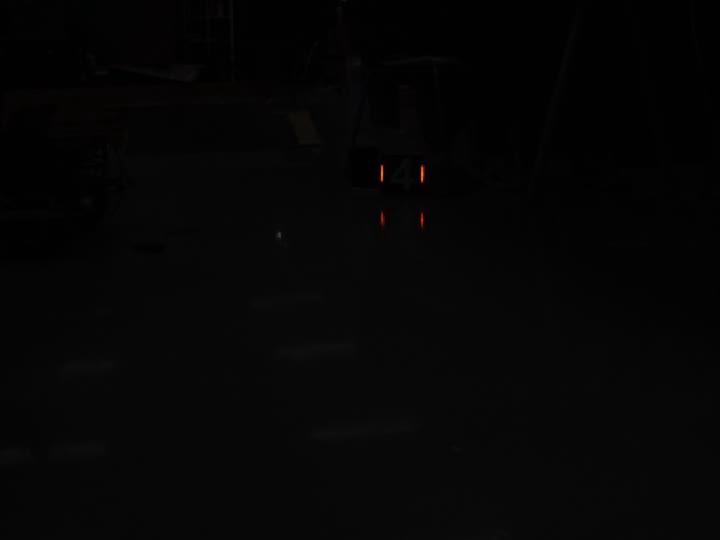
//> input picture frame 10 of build/test.avi, 720 x 540 px
$ ./main   (built with g++ and OpenCV 4)
//> lines starting //> are read from the running program, lines starting //| are printed output that depends on the picture; after the words box and inside, x2 and y2 are one past the last pixel; in counts of white or black regions, pixels touching at a corner belong together
#include<iostream>
#include<opencv2/opencv.hpp>
using namespace std;
using namespace cv;
int main(){
    VideoCapture cap("test.avi");

    if(!cap.isOpened()) {
        cout<<"Errors:the video failed to be opened.Please check the filename and the route."<<endl;
        return -1;
    }
    Mat frame;

    while(true){
        cap>>frame;
//> frame is the input picture: 540 rows x 720 cols, CV_8UC3; mean B, G, R 5.1, 5.1, 5.2
        if(frame.empty()) break;
    Mat frameHSV;
    Mat mask;


     cvtColor(frame,frameHSV,COLOR_BGR2HSV);
//> frameHSV: 540 rows x 720 cols, CV_8UC3; mean H, S, V 5.8, 6.2, 5.3
     Scalar lower_red(0,80,80);
     Scalar upper_red(10,255,255);

    inRange(frameHSV,lower_red,upper_red,mask);
//> mask: 540 rows x 720 cols, CV_8UC1; 0.03% white in thin lines or dots, all inside (x1, y1, x2, y2) = (380, 165, 424, 224)

    Mat kernel = getStructuringElement(MORPH_RECT,Size(7,7));

        morphologyEx(mask,mask,MORPH_CLOSE,kernel);
//> mask: 540 rows x 720 cols, CV_8UC1; 0.04% white; 4 white regions


vector<vector<Point>> contours;
        findContours(mask,contours,RETR_EXTERNAL,CHAIN_APPROX_SIMPLE);
//> contours = 4 contours, 2 with area under 20; largest, box (x1, y1, x2, y2) and area: (380, 165, 384, 182) 42, (420, 166, 424, 182) 32
vector<RotatedRect>valid_light_bars;


vector<Point2f> topPoints;
vector<Point2f> bottomPoints;


for(size_t i = 0;i<contours.size();i++){
    double area = contourArea(contours[i]);

    if(area < 20)  continue;

RotatedRect rRect = minAreaRect(contours[i]);

valid_light_bars.push_back(rRect);
}
//> this loop made 4 passes
//> (area, rRect) on passes 3 to 4: (32.5, centre (421.5, 173.5), size (15, 3), angle -90), (41.5, centre (381.5, 173), size (16, 3), angle -90)

if(valid_light_bars.size() == 2){

for(int i = 0;i< 2;i++){
Point2f pts[4];
valid_light_bars[i].points(pts);
Point2f top_pt = pts[0],bottom_pt = pts[0];
for(int k = 1;k<4;k++){
    if(pts[k].y<top_pt.y) top_pt = pts[k];
    if(pts[k].y>bottom_pt.y) bottom_pt = pts[k];
}
Point2f ntop_pt;
Point2f nbottom_pt;
   ntop_pt.y = top_pt.y;
   nbottom_pt.y = bottom_pt.y;
   ntop_pt.x = valid_light_bars[i].center.x;
   nbottom_pt.x = valid_light_bars[i].center.x;

topPoints.push_back(ntop_pt);
bottomPoints.push_back(nbottom_pt);
}
//> this loop made 2 passes
//> (top_pt, bottom_pt) on passes 1 to 2: (Point(420, 166), Point(423, 181)), (Point(380, 165), Point(383, 181))


Point2f pts1[4],pts2[4];
vector<Point2f> allpoints;
    valid_light_bars[0].points(pts1);
//> pts1 = 4 Points (x, y): [423, 181], [420, 181], [420, 166], [423, 166]
    valid_light_bars[1].points(pts2);
//> pts2 = 4 Points (x, y): [383, 181], [380, 181], [380, 165], [383, 165]
for(int k = 0;k<4;k++){
    allpoints.push_back(pts1[k]);
    allpoints.push_back(pts2[k]);
}

RotatedRect big_rect = minAreaRect(allpoints);
//> big_rect = centre (401.5, 173), size (16, 43), angle -90

vector<Point2f> Final2;
Point2f finalpoints[4];

for(int i = 0;i<2;i++){
    Final2.push_back(topPoints[i]);
}
for(int i = 1;i>=0;i--){
    Final2.push_back(bottomPoints[i]);
}


big_rect.points(finalpoints);
//> finalpoints = 4 Points (x, y): [423, 181], [380, 181], [380, 165], [423, 165]

for(int i = 0;i<4;i++){
    //line(frame,finalpoints[i],finalpoints[(i+1) % 4],Scalar(0,255,0),2);
     line(frame,Final2[i],Final2[(i+1) % 4],Scalar(0,255,0),2);
}
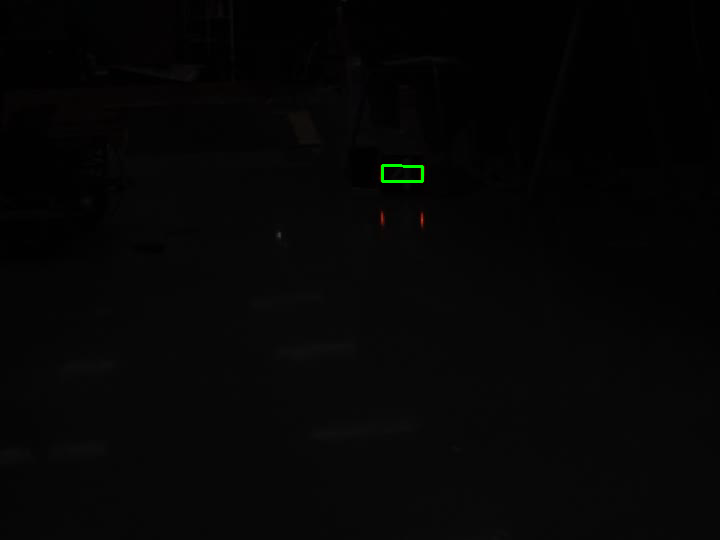
//> frame: 540 rows x 720 cols, CV_8UC3; 0.08% of pixels changed, all inside (x1, y1, x2, y2) = (381, 164, 424, 183)


}
        imshow("Video playback",frame);
        if(waitKey(30) == 27)  break;
//> the Esc key is pressed

    }
cap.release();
destroyAllWindows();

return 0;

}

$ run again, starting later in the video
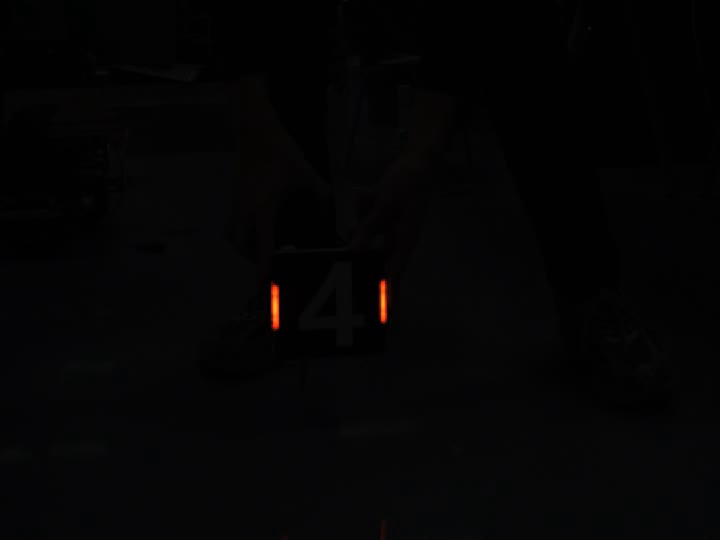
//> input picture frame 45 of build/test.avi, 720 x 540 px
//> frame is the input picture: 540 rows x 720 cols, CV_8UC3; mean B, G, R 4.2, 4, 4.4
//> frameHSV: 540 rows x 720 cols, CV_8UC3; mean H, S, V 24.9, 19.1, 4.6
//> contours = 2 contours; box (x1, y1, x2, y2) and area: (271, 284, 280, 330) 328, (379, 280, 388, 324) 260
//> the loop `for(size_t i = 0;i<contours.size();i++)` made 2 passes
//> (area, rRect) on passes 1 to 2: (327.5, centre (275, 306.5), size (45, 8), angle -90), (259.5, centre (383, 301.5), size (43, 8), angle -90)
//> the loop `for(int i = 0;i< 2;i++)` made 2 passes
//> (top_pt, bottom_pt) on passes 1 to 2: (Point(271, 284), Point(279, 329)), (Point(379, 280), Point(387, 323))
//> pts1 = 4 Points (x, y): [279, 329], [271, 329], [271, 284], [279, 284]
//> pts2 = 4 Points (x, y): [387, 323], [379, 323], [379, 280], [387, 280]
//> big_rect = centre (329, 304.5), size (117.7, 45.3), angle -2.1
//> finalpoints = 4 Points (x, y): [271, 329.3], [269.3, 284.1], [387, 279.7], [388.7, 324.9]
//> after the loop `for(int i = 0;i<4;i++)`:
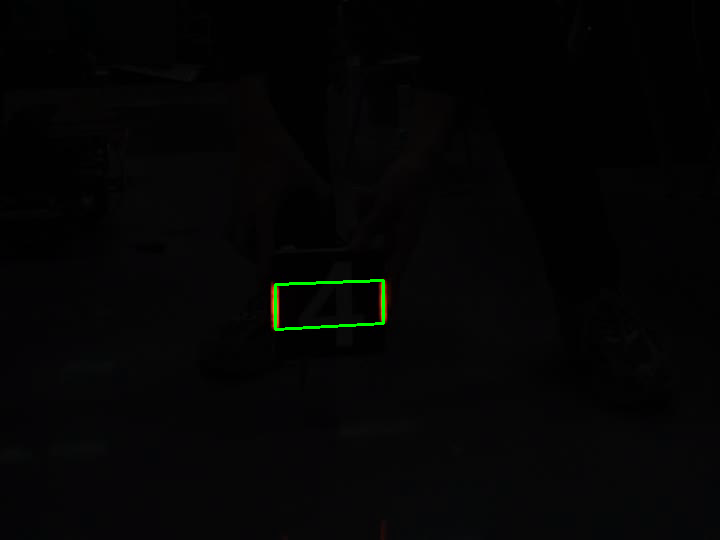
//> frame: 540 rows x 720 cols, CV_8UC3; 0.23% of pixels changed, all inside (x1, y1, x2, y2) = (274, 279, 385, 331)

$ run again, starting later in the video
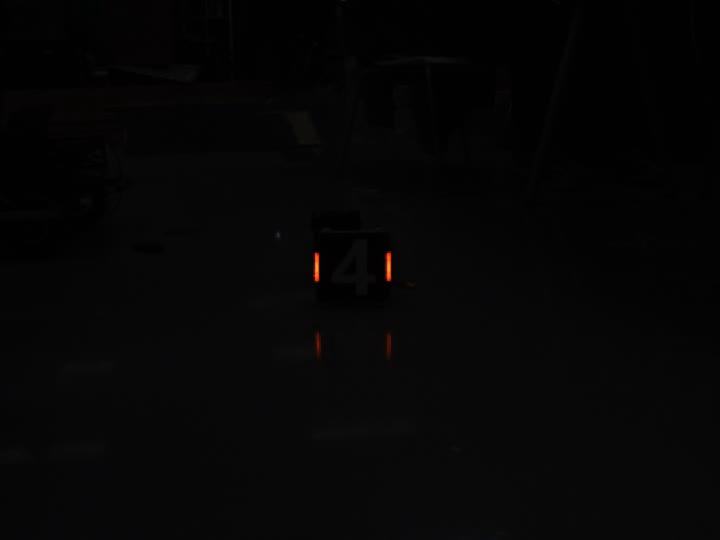
//> input picture frame 80 of build/test.avi, 720 x 540 px
//> frame is the input picture: 540 rows x 720 cols, CV_8UC3; mean B, G, R 5.4, 5.4, 5.6
//> frameHSV: 540 rows x 720 cols, CV_8UC3; mean H, S, V 7.3, 6.1, 5.6
//> contours = 3 contours, 1 with area under 20; largest, box (x1, y1, x2, y2) and area: (386, 252, 392, 282) 136, (314, 252, 320, 282) 135
//> the loop `for(size_t i = 0;i<contours.size();i++)` made 3 passes
//> (area, rRect) on passes 2 to 3: (136, centre (388.5, 266.5), size (29, 5), angle -90), (135, centre (316.5, 266.5), size (29, 5), angle -90)
//> the loop `for(int i = 0;i< 2;i++)` made 2 passes
//> (top_pt, bottom_pt) on passes 1 to 2: (Point(386, 252), Point(391, 281)), (Point(314, 252), Point(319, 281))
//> pts1 = 4 Points (x, y): [391, 281], [386, 281], [386, 252], [391, 252]
//> pts2 = 4 Points (x, y): [319, 281], [314, 281], [314, 252], [319, 252]
//> big_rect = centre (352.5, 266.5), size (29, 77), angle -90
//> finalpoints = 4 Points (x, y): [391, 281], [314, 281], [314, 252], [391, 252]
//> after the loop `for(int i = 0;i<4;i++)`:
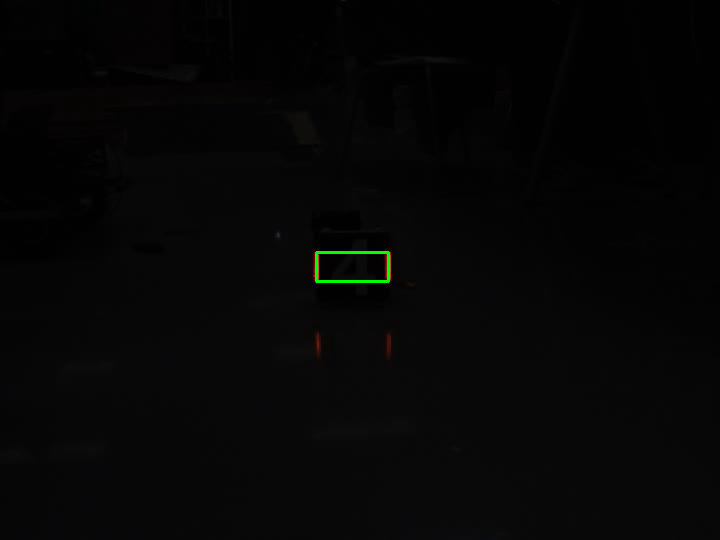
//> frame: 540 rows x 720 cols, CV_8UC3; 0.15% of pixels changed, all inside (x1, y1, x2, y2) = (315, 251, 390, 283)
